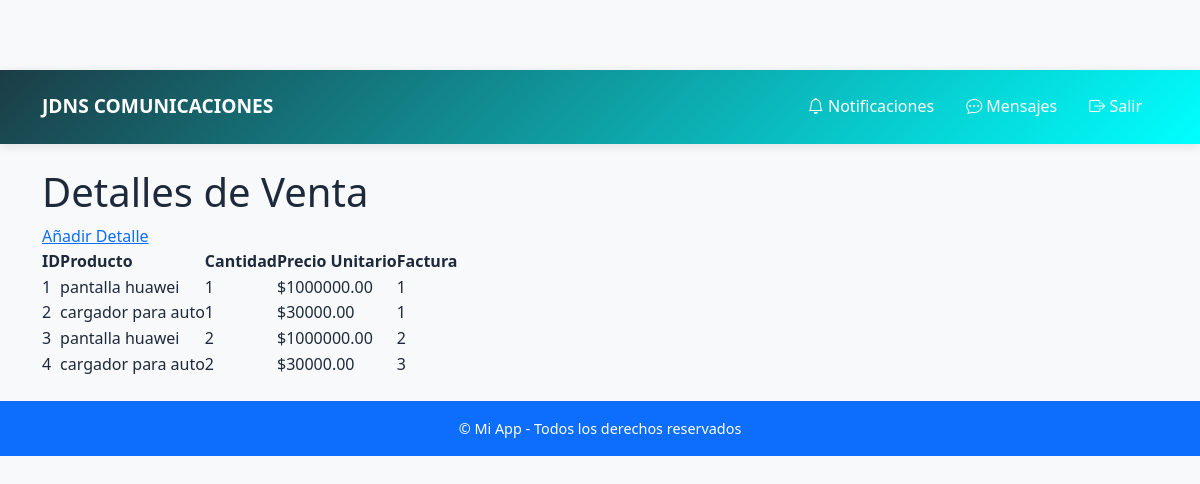
Page /detalle_venta/ (signed in) on the committed database.
### app/models/users.py (models this page shows)
class DetalleVenta(db.Model):
    __tablename__ = 'detalle_venta'
    iddetalles = db.Column(db.Integer, primary_key=True)
    cantidad = db.Column(db.Integer, nullable=False)
    precio_unitario = db.Column(db.Numeric(10, 2), nullable=False)
    subtotal = db.Column(db.Numeric(10, 2), nullable=False)
    producto_idproducto = db.Column(db.Integer, db.ForeignKey('producto.idproducto'), nullable=False)
    ventas_factura_idventas_factura = db.Column(db.Integer, db.ForeignKey('ventas_factura.idventas_factura'), nullable=False)
    producto = db.relationship('Producto', backref='detalle_ventas')

class Producto(db.Model):
    _tablename_ = 'producto'
    idproducto = db.Column(db.Integer, primary_key=True)
    nombre = db.Column(db.String(100))
    descripcion = db.Column(db.Text)
    tipo = db.Column(db.Enum('repuesto', 'accesorio', 'telefonos', 'computadores'))
    precio_unitario = db.Column(db.Numeric(10, 2))
    stock = db.Column(db.Integer)
    imagen = db.Column(db.String(200))
    empresa_idempresa = db.Column(db.Integer, db.ForeignKey('empresa.idempresa'))

### app/routes/detalle_venta.py (the view)
@bp.route('/')
@login_required
def listar():
    detalles = DetalleVenta.query.all()
    return render_template('detalle_venta_list.html', detalles=detalles)

### app/models/users.py (called while the page is built)
    @property
    def is_authenticated(self):
        return True

### app/templates/detalle_venta_list.html (shortened to what this page needs)
{% extends "base.html" %}
{% block content %}
<h1>Detalles de Venta</h1>
<a href="{{ url_for('detalle_venta.nuevo') }}">Añadir Detalle</a>
<table>
    <thead>
        <tr>
            <th>ID</th>
            <th>Producto</th>
            <th>Cantidad</th>
            <th>Precio Unitario</th>
            <th>Factura</th>
        </tr>
    </thead>
    <tbody>
    {% for d in detalles %}
        <tr>
            <td>{{ d.iddetalles }}</td>
            <td>{{ d.producto.nombre }}</td>
            <td>{{ d.cantidad }}</td>
            <td>${{ "%.2f"|format(d.precio_unitario) }}</td>
            <td>{{ d.ventas_factura_idventas_factura }}</td>
        </tr>
    {% endfor %}
    </tbody>
</table>
{% endblock %}

### app/static/style.css (style rules this page uses)
:root { --primary-color: #1c3d46; --secondary-color: #f97316; --accent-color: #06b6d4; --dark-bg: #1e293b; --light-bg: #f8fafc; --text-dark: #1e293b; --text-light: #64748b; --white: #ffffff; --gray-100: #f1f5f9; --gray-200: #e2e8f0; --gray-300: #cbd5e1; --gray-800: #1e293b; --gray-900: #0f172a; }
* { margin: 0; padding: 0; box-sizing: border-box; }
body { font-family: "Segoe UI", Tahoma, Geneva, Verdana, sans-serif; line-height: 1.6; color: var(--text-dark); background-color: var(--white); }
body { padding-top: 70px; background-color: #f8f9fa; font-family: 'Segoe UI', Tahoma, Geneva, Verdana, sans-serif; }

### rows in the picture
DetalleVenta: iddetalles "1", producto.nombre "pantalla huawei", cantidad "1", precio_unitario "1000000.00", ventas_factura_idventas_factura "1"
DetalleVenta: iddetalles "2", producto.nombre "cargador para auto", cantidad "1", precio_unitario "30000.00", ventas_factura_idventas_factura "1"
DetalleVenta: iddetalles "3", producto.nombre "pantalla huawei", cantidad "2", precio_unitario "1000000.00", ventas_factura_idventas_factura "2"
DetalleVenta: iddetalles "4", producto.nombre "cargador para auto", cantidad "2", precio_unitario "30000.00", ventas_factura_idventas_factura "3"
